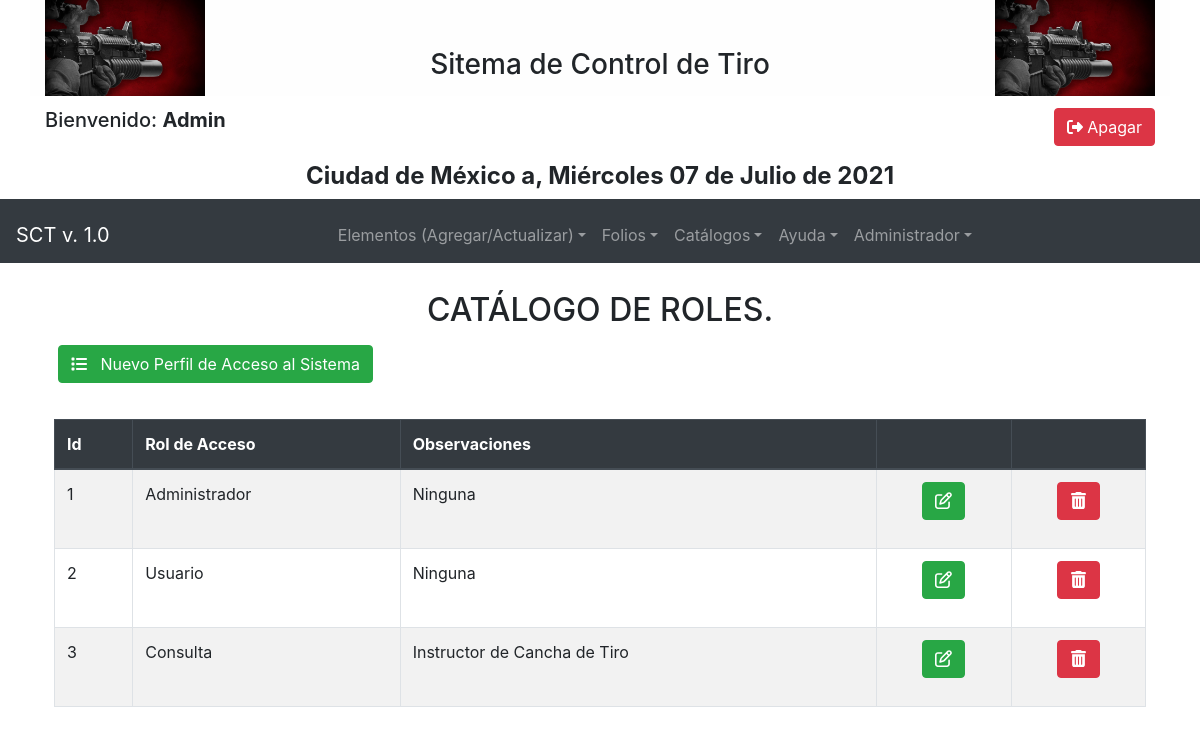
/catroles.php (signed in), run on the app's committed database.
### tables this page shows
CREATE TABLE IF NOT EXISTS `catroles` (
  `idcatrol` int NOT NULL AUTO_INCREMENT,
  `rolnombre` varchar(30) NOT NULL,
  `observaciones` varchar(150) DEFAULT NULL,
  PRIMARY KEY (`idcatrol`)
);

### conexion.php (called while the page is built, shortened)
<?php
    class Connectsisanti {
        public function __construct(){
            try{
            $this->conexionBBDD = new PDO("mysql:host=".DB_SERVER.";dbname=".DB_NOMBRE,DB_USUARIO,DB_PASS);
            $this->conexionBBDD->setAttribute(PDO::ATTR_ERRMODE, PDO::ERRMODE_EXCEPTION);
            $this->conexionBBDD->exec(DB_CHARSET);
            return $this->conexionBBDD;
            }catch (Exception $e){
                echo "<script> alert('ERROR EN LA CONEXION DE LA BASE DE DATOS\n VERIFIQUE CON EL ADMINISTRADOR');</script>";
            }
        }
    }
?>

### sqlmetodos.php (called while the page is built, shortened)
<?php
  require 'conexion.php';
    class Consultainfo extends Connectsisanti{
        public function get_informacion($sql){
            try{
                $query = $this->conexionBBDD->prepare($sql);
                $query->execute(array());
                $resultado = $query->fetchAll(PDO::FETCH_ASSOC);
                return $resultado;
                $this->conexionBBDD = null;
            }catch (Exception $e){
                die("Error con la Conexi&oacute;n de la BBDD de FUERZA DE TAREA".$e);
            }
        }
    }
?>

### catroles.php (the view, shortened to what this page needs)
<?php
include ("menu.php");
include ("heather-and-footer.php");
include ("sqlmetodos.php");
?>
<!DOCTYPE html>
<html lang="es">
	<body>
<?php
	$rows_roles = new Consultainfo();
	$roles = $rows_roles->get_informacion("select * from catroles");
?>
<div class="container p-4">
	<div class="row p-1">
		<div class="col-md-12">
			<h2 class="text-center">CAT&Aacute;LOGO DE ROLES.</h2>
		</div>
    </div>
    <div class="row p-1">
        <div class="col-md-6">
			<div class="form-group">
	            <button id="nuevousr" class="btn btn-success" onclick="nuevoRol()" data-toggle="tooltip" data-placement="bottom" title="Agregar nuevo rol de Usuario">
		            <i class="fas fa-list"></i> &nbsp; Nuevo Perfil de Acceso al Sistema
                </button>
            </div>
        </div>
        <div class="col-md-3">
        </div>
        <div class="col-md-3">
        </div>
    </div>
	<div class="row pt-3">
	    <div class="col-md-12">
			<table id="tableRoles" class="table table-striped table-hover table-bordered">
				<thead class="thead-dark">
					<th>Id</th>
					<th>Rol de Acceso</th>
					<th>Observaciones</th>
					<th></th>
					<th></th>
				</thead>
				<tbody>
					<?php
						$list_rol = new Consultainfo();
						$roles = $list_rol->get_informacion("select * from catroles");
							foreach($roles as $detroles):
					?>
				<tr>
					<td><?php echo $detroles["idcatrol"]; ?></td>
					<td><?php echo $detroles["rolnombre"]; ?></td>
					<td><?php echo $detroles["observaciones"]; ?></td>
					<td>
						<div class="text-center">
           					<div class="form-group">
		    					<button type="button" class="btn btn-success"
			        				data-toggle="tooltip" data-placement="bottom" title="Actualizar"
			    					onclick="consultaRol(<?php echo $detroles['idcatrol']; ?>)">
		    	    				<i class="far fa-edit" style="width: 17px; height:17px;"></i>
								</button>
							</div>
						</div>
					</td>
					<td>
						<div class="text-center">
							<div class="form-group">
								<button type="button" class="btn btn-danger"
									data-toggle="tooltip" data-placement="bottom" title="Eliminar"
									onclick="eliminarRol(<?php echo $detroles['idcatrol']; ?>)">
						    		<i class="fas fa-trash-alt" style="width: 17px; height:17px;"></i>
								</button>
                            </div>
						</div>
					</td>
				</tr>
					<?php
						endforeach;
					?>
				</tbody>
			</table>
		</div>
	</div>
</div>
  </body>
</html>

### data on the page
catroles: idcatrol "1", rolnombre "Administrador", observaciones "Ninguna"
catroles: idcatrol "2", rolnombre "Usuario", observaciones "Ninguna"
catroles: idcatrol "3", rolnombre "Consulta", observaciones "Instructor de Cancha de Tiro"
